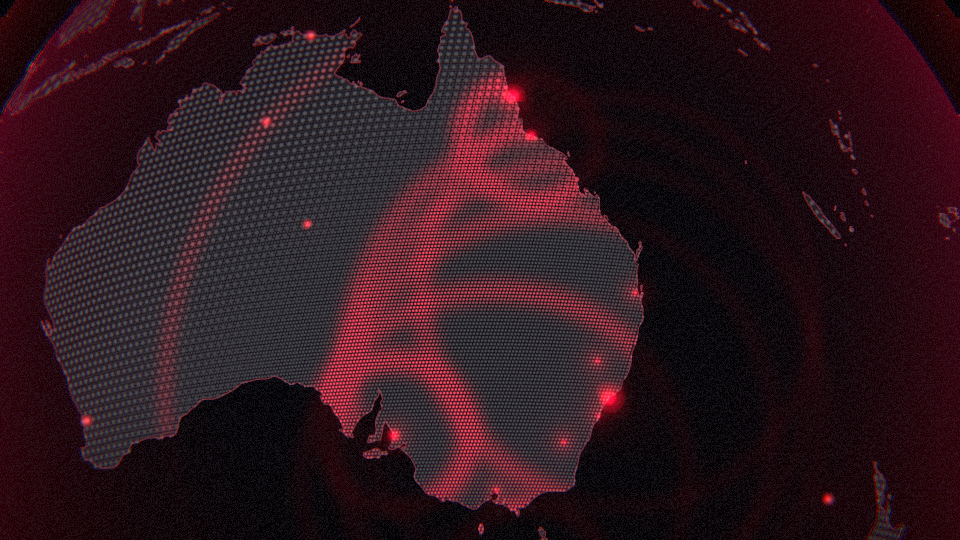
#> input picture stills2/t_10.40.png, 960 x 540 px, given as the content of the folder stills2/t_10.40.png, which was not available
$ python sheet.py stills2/t_10.40.png out.png 5
#> lines starting #> are read from the running program, lines starting #| are printed output that depends on the picture
import sys, glob
from PIL import Image, ImageDraw
files = sorted(glob.glob(sys.argv[1] + '/t_*.png'), key=lambda f: float(f.split('t_')[1][:-4]))
cols = int(sys.argv[3]) if len(sys.argv) > 3 else 3; w, h = 640, 360
rows = (len(files) + cols - 1) // cols
S = Image.new('RGB', (cols * w, rows * h))
#> S: PIL image 3200x360 RGB; every value is 0
for i, f in enumerate(files):
    im = Image.open(f).convert('RGB').resize((w, h))
    d = ImageDraw.Draw(im); d.text((8, 6), f.split('t_')[1][:-4], fill=(0, 255, 0))
    S.paste(im, ((i % cols) * w, (i // cols) * h))
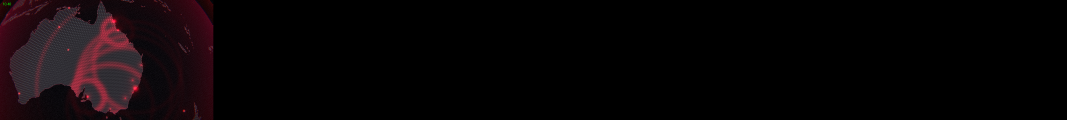
#> S: PIL image 3200x360 RGB (shown at 1/3 size); mean R, G, B 9, 4.5, 5.8
S.save(sys.argv[2])

$ run again, on stills2/t_2.20.png
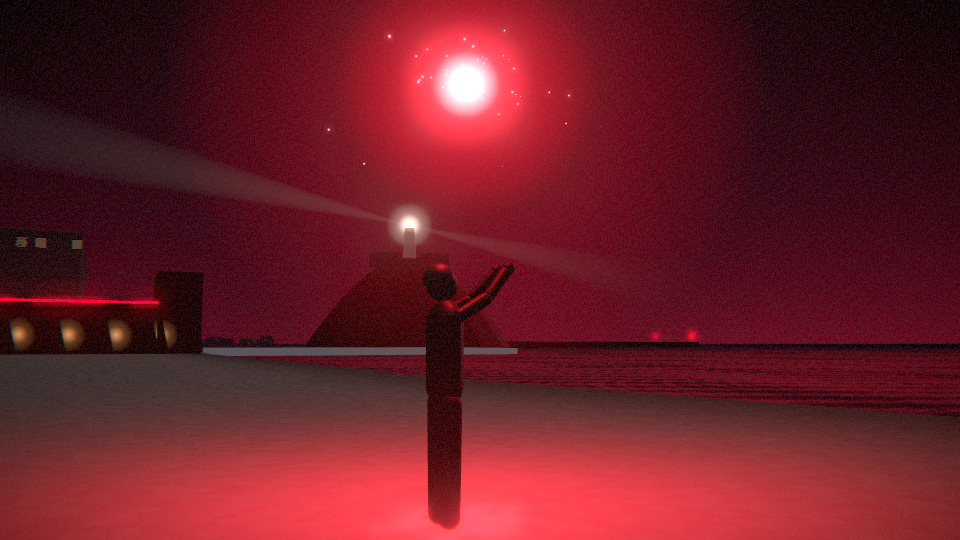
#> input picture stills2/t_2.20.png, 960 x 540 px, given as the content of the folder stills2/t_2.20.png, which was not available
#> `S.paste(im, ((i % cols) * w, (i // cols) * h))`:
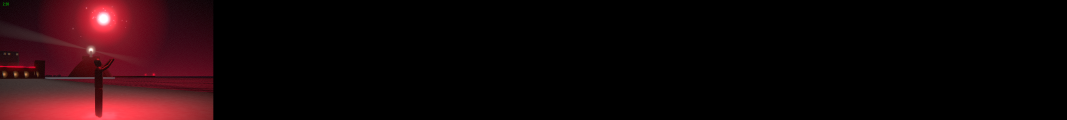
#> S: PIL image 3200x360 RGB (shown at 1/3 size); mean R, G, B 21.2, 5.9, 7.8

$ run again, on stills2/t_4.95.png
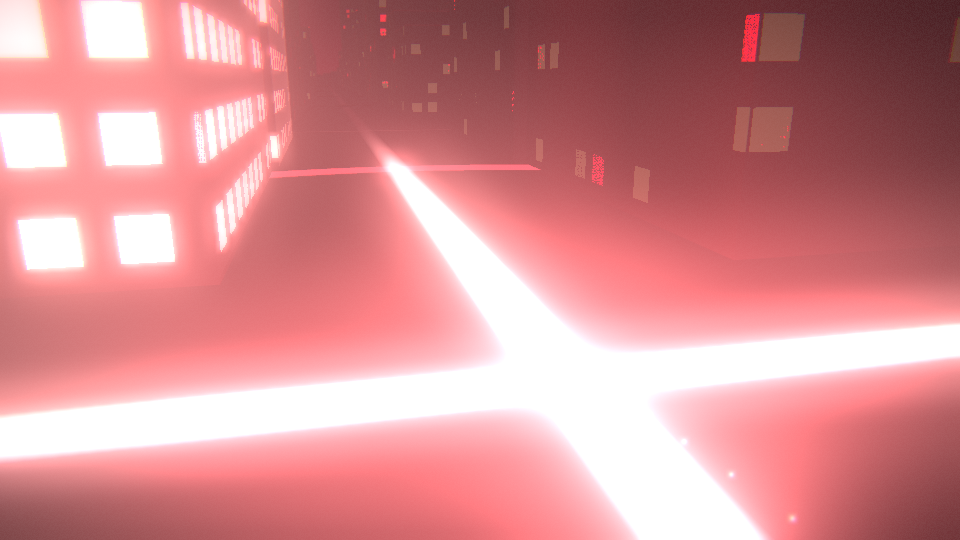
#> input picture stills2/t_4.95.png, 960 x 540 px, given as the content of the folder stills2/t_4.95.png, which was not available
#> `S.paste(im, ((i % cols) * w, (i // cols) * h))`:
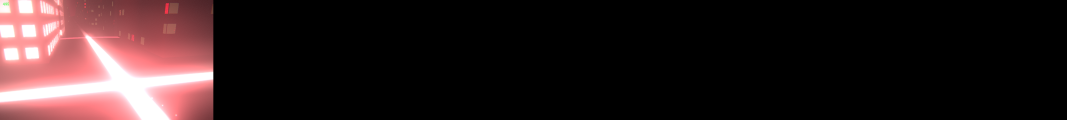
#> S: PIL image 3200x360 RGB (shown at 1/3 size); mean R, G, B 43, 28.5, 29.1
